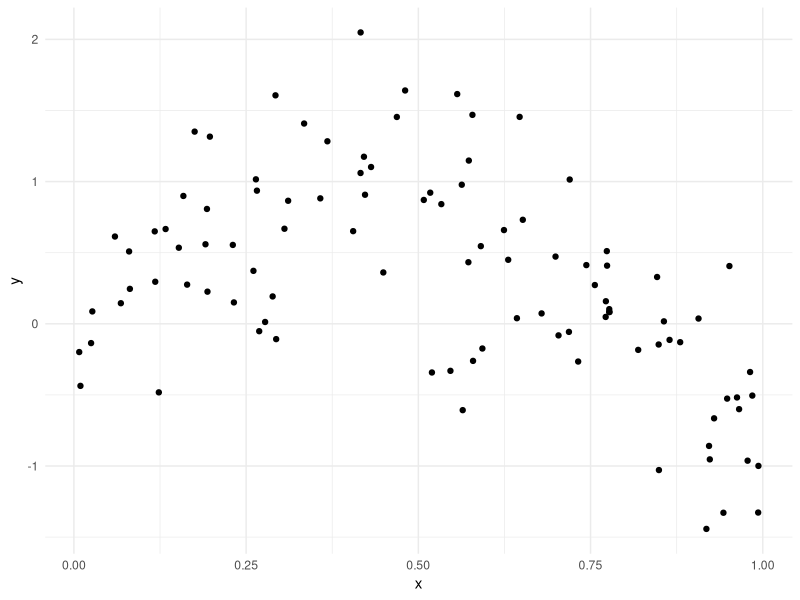
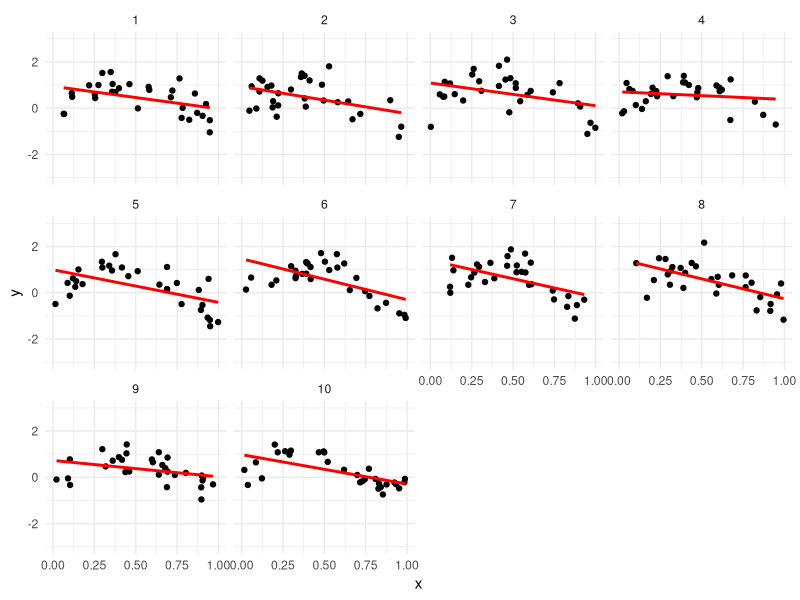
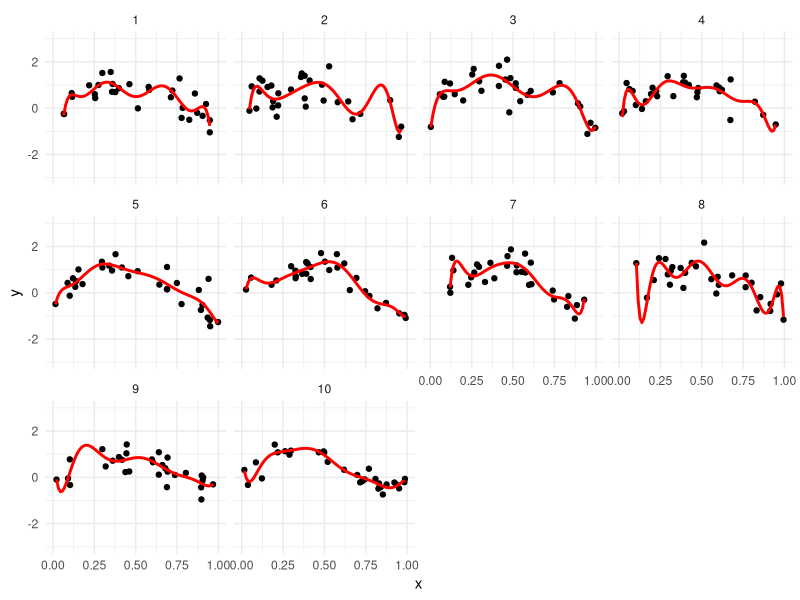
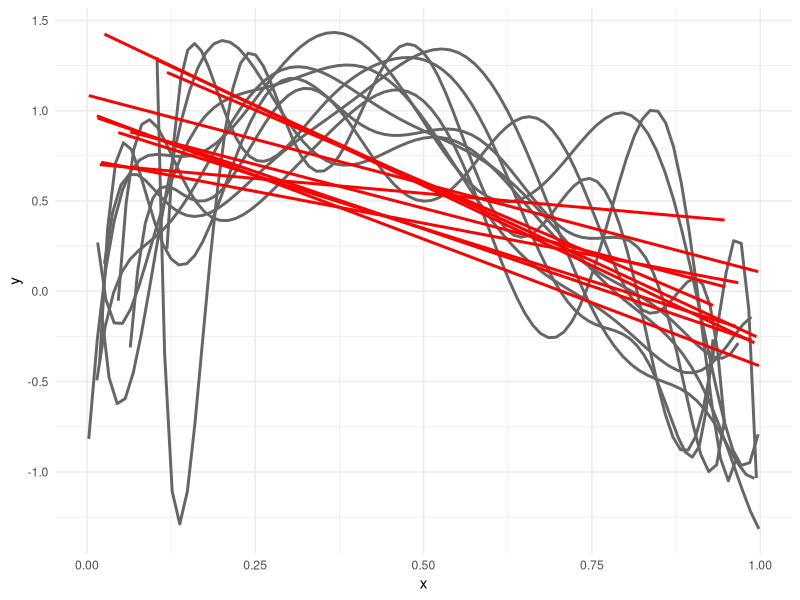
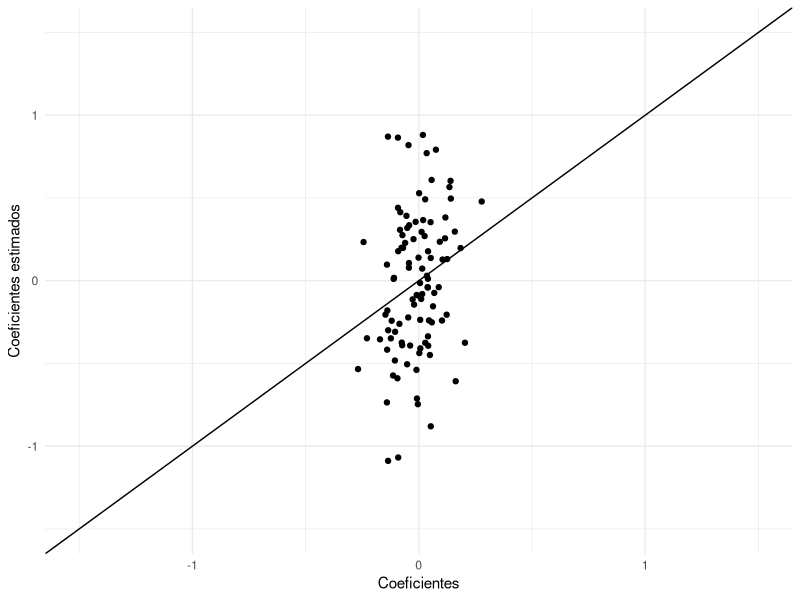
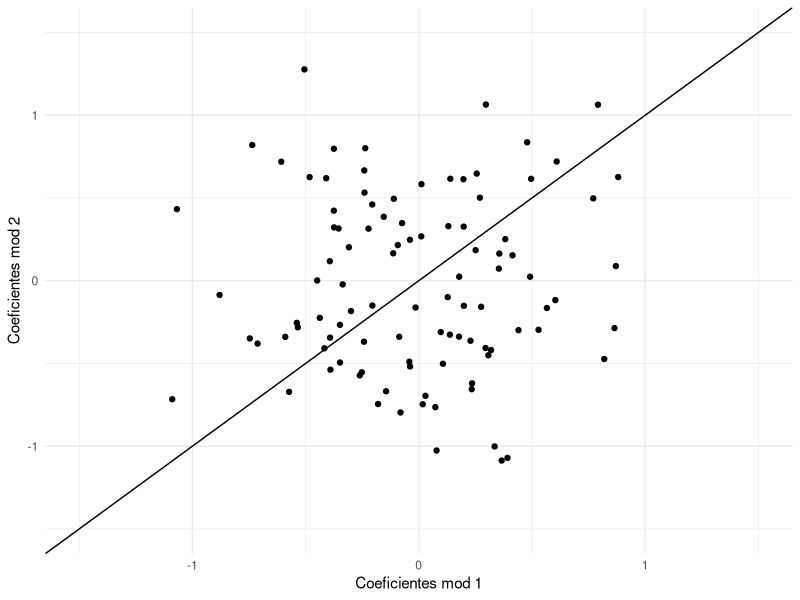
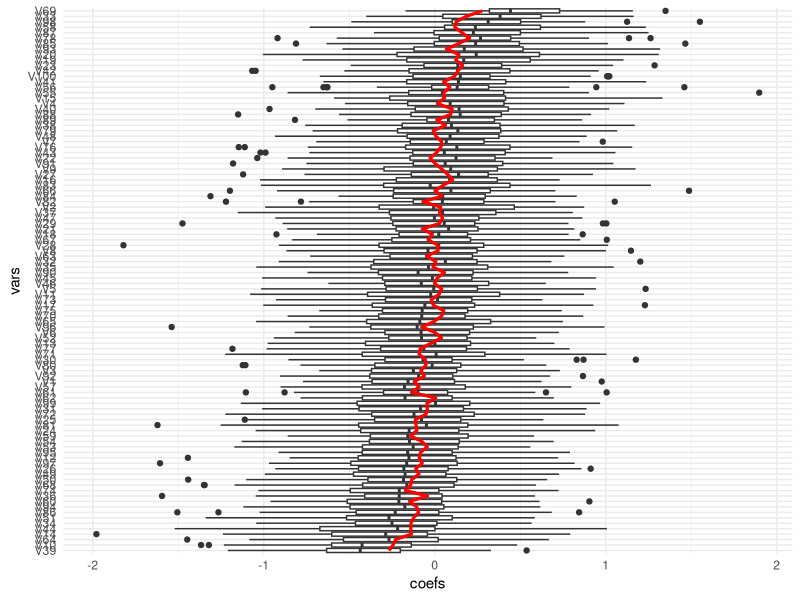
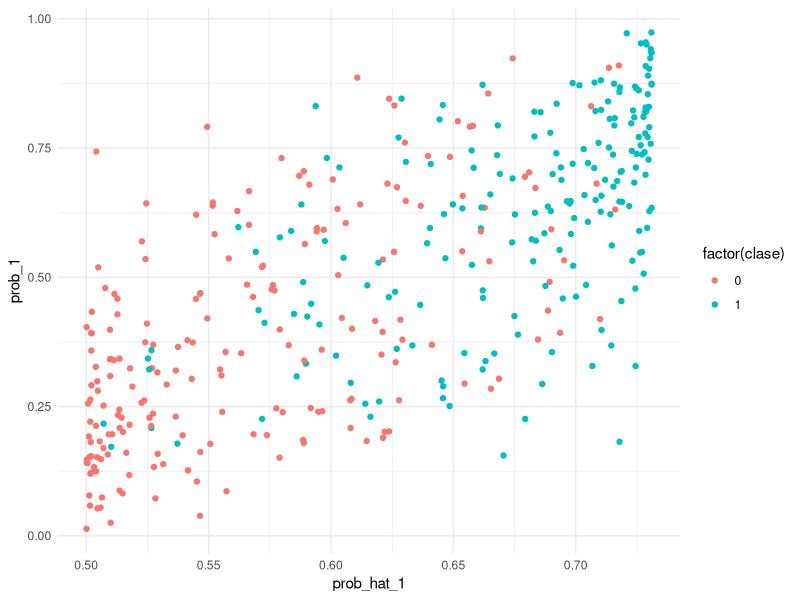

The R script that drew these images, in order:
## ---- chunk 1
library(tidyverse)
cbbPalette <- c("#000000", "#E69F00", "#56B4E9", "#009E73", "#F0E442", "#0072B2", "#D55E00", "#CC79A7")
theme_set(theme_minimal())
## ---- chunk 2
f <- function(x){ sin(4 * x) }
sim_data <- function(n = 30){
  x <- runif(n, 0, 1)
  y <- f(x) + rnorm(n, 0, 0.5)
  data_frame(x = x, y = y)
}
dat <- sim_data(n = 100)
ggplot(dat, aes(x = x, y = y)) + geom_point()
## ---- chunk 3
set.seed(92142)
sims <- data_frame(rep = 1:10)
sims <- sims %>% group_by(rep) %>% 
  mutate(data = list(data = sim_data())) %>% unnest
## ---- chunk 4
ggplot(sims, aes(x=x, y=y)) + geom_point() +
  facet_wrap(~rep) + 
  geom_smooth(formula = y~x, method ='lm', colour = 'red', se = FALSE) +
  ylim(c(-3,3))
## ---- chunk 5
ggplot(sims, aes(x=x, y=y)) + geom_point() +
  facet_wrap(~rep) + geom_smooth(formula = y~ poly(x, 9, raw = TRUE), method ='lm', 
                                 colour = 'red', se = FALSE) + ylim(c(-3,3))
## ---- chunk 6
ggplot(sims, aes(x = x, y = y, group = rep)) + 
    geom_smooth(formula = y~ poly(x, 9, raw = TRUE), method ='lm', 
                                 colour = 'grey40', se = FALSE) + 
    geom_smooth(formula = y~x, method ='lm', colour = 'red', se = FALSE)
## ---- chunk 7
h <- function(x){ 1 / (1 + exp(-x))}
set.seed(2805)
beta <- rnorm(100,0,0.1)
names(beta) <- paste0('V', 1:length(beta))
head(beta)
## ---- chunk 8
sim_datos <- function(n, m, beta){
  p <- length(beta)
  #n = casos de entrenamiento, m= casos de prueba, p=num variables
  mat <- matrix(rnorm((n+m)*p, 0, 0.5), n+m, p) + rnorm(n + m) 
  prob <- h(mat %*% beta) 
  y <- rbinom(n + m, 1, prob)
  dat <- as.data.frame(mat)
  dat$y <- y
  dat$entrena <- FALSE
  dat$entrena[1:n] <- TRUE
  dat
}
set.seed(9921)
datos <- sim_datos(n = 400, m = 2000, beta = beta)
## ---- chunk 9
mod_1 <- glm(y ~ -1 + ., datos %>% filter(entrena) %>% select(-entrena), 
             family = 'binomial')
## ---- chunk 10
qplot(beta, mod_1$coefficients) + 
  xlab('Coeficientes') + 
  ylab('Coeficientes estimados') +
  geom_abline(intercept=0, slope =1) +
  xlim(c(-1.5,1.5))+ ylim(c(-1.5,1.5))
## ---- chunk 11
datos_2 <- sim_datos(n = 400, m = 10, beta = beta)
mod_2 <- glm(y ~ -1 + ., datos_2 %>% filter(entrena) %>% select(-entrena), 
             family = 'binomial')
qplot(mod_1$coefficients, mod_2$coefficients) + xlab('Coeficientes mod 1') + 
  ylab('Coeficientes mod 2') +
  geom_abline(intercept=0, slope =1) +
  xlim(c(-1.5,1.5))+ ylim(c(-1.5,1.5))
## ---- chunk 12
dat_sim <- lapply(1:50, function(i){
  salida <- sim_datos(n=400, m=10, beta)
  mod <-  glm(y ~ -1 + ., salida %>% filter(entrena) %>% select(-entrena), 
             family = 'binomial')
  data_frame(rep = i, vars = names(coef(mod)), coefs = coef(mod))
}) %>% bind_rows
head(dat_sim)
## ---- chunk 13
dat_sim <- dat_sim %>% mutate(vars = reorder(vars, coefs, mean))
ggplot(dat_sim, aes(x=vars, y=coefs)) + geom_boxplot() +
  geom_line(data=data_frame(coefs=beta, vars=names(beta)), 
    aes(y=beta, group=1), col='red',size=1.1) + coord_flip()
## ---- chunk 14
dat_e <- datos %>% filter(entrena)
dat_p <- datos %>% filter(!entrena)
x_e <- dat_e %>% select(-entrena, -y) %>% as.matrix
x_p <- dat_p %>% select(-entrena, -y) %>% as.matrix
p_entrena <- data_frame(prob_hat_1 = h(mod_1$fitted.values), 
                        prob_1 = as.numeric(h(x_e %*% beta)),
                        clase = dat_e$y)
p_prueba <- data_frame(prob_hat_1 = as.numeric(h(x_p %*% (mod_1$coefficients))), 
                       prob_1 = as.numeric(h(x_p %*% beta)),
                       clase = dat_p$y)
## ---- chunk 15
ggplot(p_entrena, aes(x=prob_1, y=prob_hat_1, colour=factor(clase))) + geom_point() +
    coord_flip()
## ---- chunk 16
ggplot(p_prueba, aes(x=prob_1, y=prob_hat_1, colour=factor(clase))) + geom_point() +
    coord_flip()
## ---- chunk 17
tab <- table(p_prueba$prob_hat_1 > 0.5, p_prueba$clase)
prop.table(tab, margin=2)
## ---- chunk 18
library(glmnet)
mod_restringido <- glmnet(x = x_e, y = dat_e$y, 
  alpha = 0,
  family='binomial', intercept = F, 
  lambda = 0.1)
beta_penalizado <- coef(mod_restringido)[-1] # quitar intercept
## ---- chunk 19
sum(beta_penalizado^2)
sum(coef(mod_1)^2)
## ---- chunk 20
qplot(beta, beta_penalizado) + 
  xlab('Coeficientes') + 
  ylab('Coeficientes estimados') +
  geom_abline(xintercept=0, slope =1) +
  xlim(c(-0.5,0.5))+ ylim(c(-0.5,0.5))
## ---- chunk 21
p_entrena$prob_hat_pen <- h(x_e %*% as.numeric(beta_penalizado))
p_prueba$prob_hat_pen <- h(x_p %*% as.numeric(beta_penalizado))
## ---- chunk 22
ggplot(p_entrena, aes(x=prob_1, y=prob_hat_pen, colour=factor(clase))) + 
    geom_point() + coord_flip()
## ---- chunk 23
ggplot(p_prueba, aes(x=prob_1, y=prob_hat_pen, colour=factor(clase))) + 
    geom_point() + coord_flip()
## ---- chunk 24
tab <- table(p_prueba$prob_hat_pen > 0.5, p_prueba$clase)
prop.table(tab, 2)
## ---- chunk 25
library(ROCR)
pred <- prediction(predictions = p_prueba$prob_hat_1, labels = p_prueba$clase)
perf <- performance(pred, measure = "sens", x.measure = "fpr") 
plot(perf)
pred_r <- prediction(predictions = p_prueba$prob_hat_pen, labels = p_prueba$clase)
perf_r <- performance(pred_r, measure = "sens", x.measure = "fpr") 
plot(perf_r, add =T, col ='red')
abline(a=0, b=1, col ='gray')
## ---- chunk 26
library(ROCR)
pred <- prediction(predictions = p_entrena$prob_hat_1, labels = p_entrena$clase)
perf <- performance(pred, measure = "sens", x.measure = "fpr") 
plot(perf)
pred_r <- prediction(predictions = p_entrena$prob_hat_pen, labels = p_entrena$clase)
perf_r <- performance(pred_r, measure = "sens", x.measure = "fpr") 
plot(perf_r, add =T, col ='red')
abline(a=0, b=1, col ='gray')
## ---- chunk 27
library(glmnet)
mod_ridge <- glmnet(x = x_e, y = dat_e$y, 
  alpha = 0, #ridge
  family = 'binomial', intercept = F, nlambda=50) #normalmente ponemos intercept = T
dim(coef(mod_ridge))

## ---- chunk 28
plot(mod_ridge, xvar='lambda')
## ---- chunk 29
devianza  <- function(p, y){
  -2*mean(y * log(p) + (1-y) * log(1 - p))
}
# predict en glmnet produce probabilidades para los 50 modelos
preds_ridge <- predict(mod_ridge, newx = x_p, type = 'response') %>%
  data.frame %>% mutate(id = 1:nrow(x_p)) %>%
  gather(modelo, prob, -id) %>%
  left_join(dat_p %>% mutate(id=1:nrow(dat_p)) %>% select(id, y))

head(preds_ridge)
tail(preds_ridge)

df_lambdas <- data_frame(modelo = attr(mod_ridge$a0, 'names'), 
                         lambda = mod_ridge$lambda)


devianzas_prueba <- preds_ridge %>% group_by(modelo) %>%
  summarise( devianza = devianza(prob, y)) %>% left_join(df_lambdas)

ggplot(devianzas_prueba, aes(x = lambda, y= devianza)) + 
  scale_x_log10(breaks = round(2^seq(-5,5,1),2)) +
  geom_point()
## ---- chunk 30
df_lambdas 
coefs_selec <- coef(mod_ridge)[-1, 's35']
pred_prueba_final <- h(x_p %*% coefs_selec)
tab_confusion <- table(pred_prueba_final > 0.5, dat_p$y)
tab_confusion
prop.table(tab_confusion, margin=2)
## ---- chunk 31
library(readr)
dat_grasa <- read_csv(file = 'datos/bodyfat.csv')
head(dat_grasa)
nrow(dat_grasa)
set.seed(127)
dat_grasa$unif <- runif(nrow(dat_grasa), 0, 1)
dat_grasa <- arrange(dat_grasa, unif)
dat_grasa$id <- 1:nrow(dat_grasa)
bfat_e <- dat_grasa[1:100,]
bfat_p <- dat_grasa[101:252,]
## ---- chunk 32
xbf_e <- bfat_e %>% select(estatura, peso, abdomen, muslo, biceps) %>% as.matrix
cor(xbf_e)
ridge_bodyfat <- glmnet(x = scale(xbf_e), y = bfat_e$grasacorp, alpha=0, 
                        lambda = exp(seq(-5, 5, 0.25)))
plot(ridge_bodyfat, xvar = 'lambda', label=TRUE)
